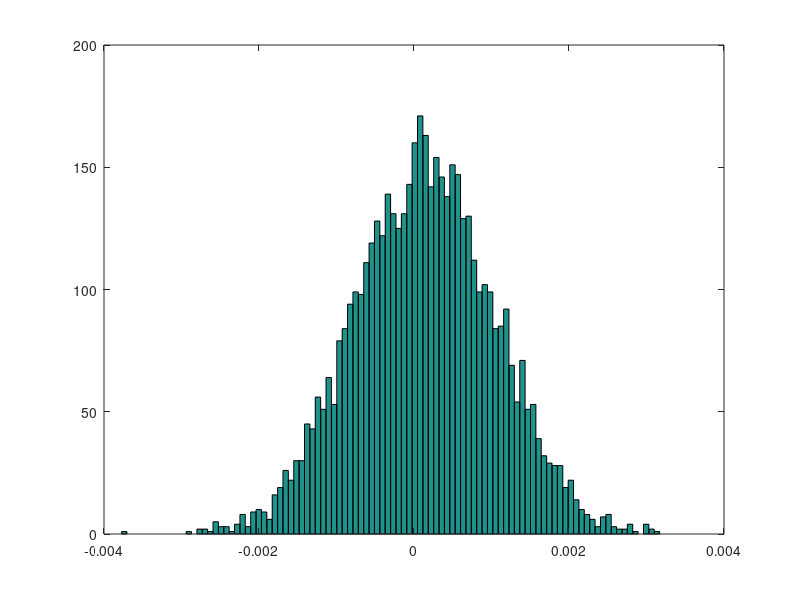

MATLAB code to generate this figure:
%ok trying to figure out how to estimate A(x) (opperated elementwise) from the moments of the 
%result of operation A(S) operated on many subsets


data=rand([1e4,1]);
anal_opp=@(x) mean(x);
%the unorrected standard deviation is a good example
%biased sample variance of the subset
var_biased=moment(data,2);
data_size=size(data,1);
unbias_samp_var=(data_size./(data_size-1)).* var_biased;
unbias_samp_std=sqrt(unbias_samp_var)

%%
%now we try to replicate this but only sampling larger subsets of the data
samples=1000;
sample_frac=0.1;
sample_number=round(data_size*sample_frac);
do_replace=true;
data_smpl=[];
for ii=1:samples
opp_smpl(ii)=anal_opp(randsample(data,sample_number,do_replace));
end

%%
var_biased_smpl=moment(opp_smpl,2);
%correct for the bias
unbias_samp_var_smpl=(samples./(samples-1)).* var_biased_smpl;
%correct for the average over everything in the subset
unbias_samp_var_smpl=unbias_samp_var_smpl*sample_number;
unbias_samp_std_smpl=sqrt(unbias_samp_var_smpl)


%% ok so does the same approach work for higher order moments?? 
% wa can correct for the finite sample size with http://mathworld.wolfram.com/SampleCentralMoment.html

data=(rand([1e6,1])-0.5)*1;
%data=(normrnd(0,1,[1e6,1])-0)*10;
anal_opp=@(x) mean(x);
%the unorrected standard deviation is a good example
%biased sample variance of the subset
mean_data=mean(data);
fourth_biased=moment(data-mean_data,4);
data_size=size(data,1);
fourth_unbiased=fourth_biased*(data_size)^2/((data_size-1)*(data_size-2));
fourth_unbiased

%%
%now we try to replicate this but only sampling larger subsets of the data
samples=5000;
sample_frac=0.1;
sample_number=round(data_size*sample_frac);
do_replace=true;
opp_smpl=[];
for ii=1:samples
opp_smpl(ii)=anal_opp(randsample(data,sample_number,do_replace));
end
mean_opp=mean(opp_smpl);
hist(opp_smpl,1e2)
fourth_biased_sub=moment(opp_smpl-mean_opp,4);
%correct for the bias
fourth_unbiased_sub=fourth_biased_sub*(samples^2)/((samples-1)*(samples-2));
%correct for the average over everything in the subset
fourth_unbiased_est=fourth_unbiased_sub*samples
%%


